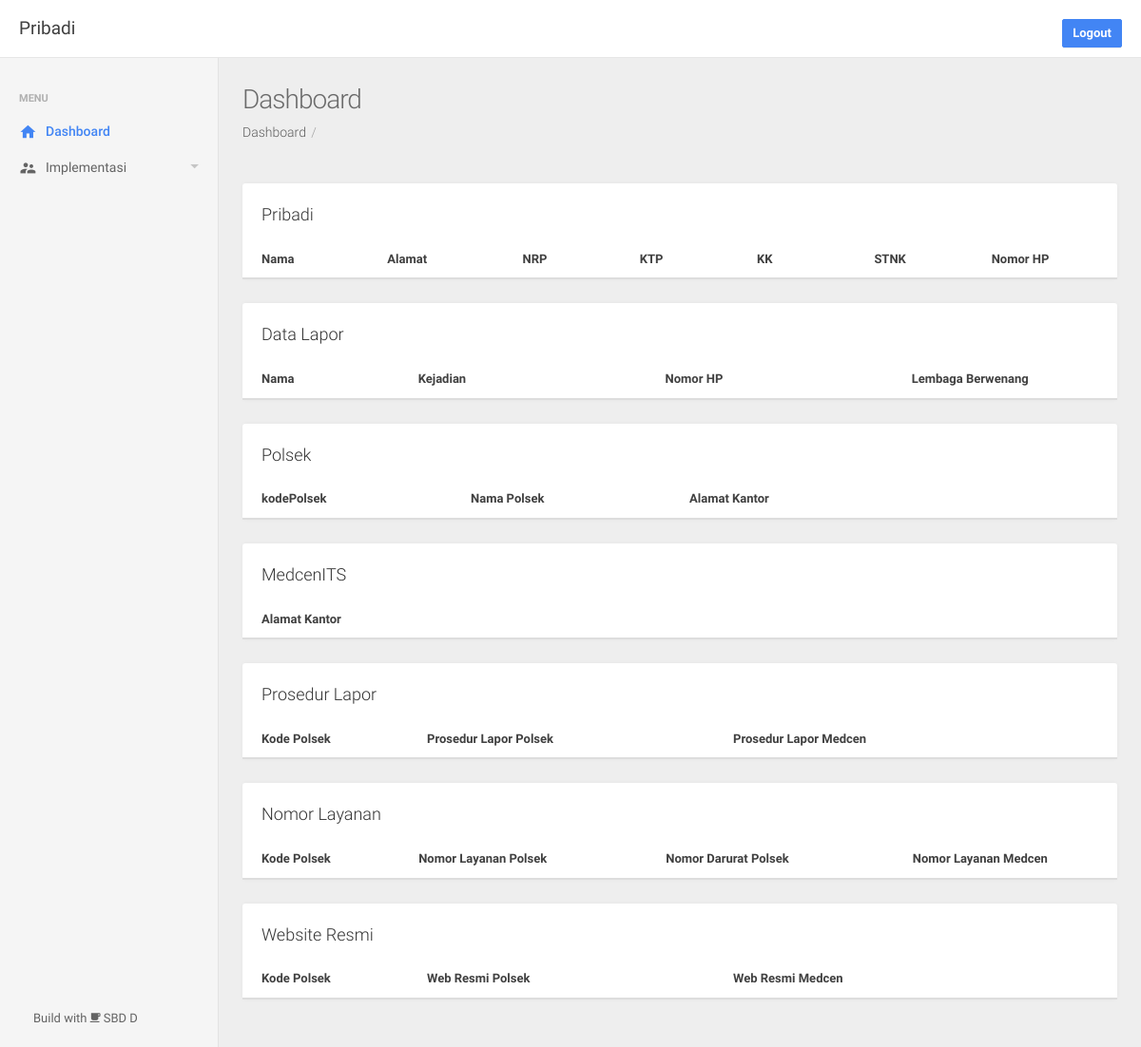
Page /dashboard (signed in) on the earlier database version.
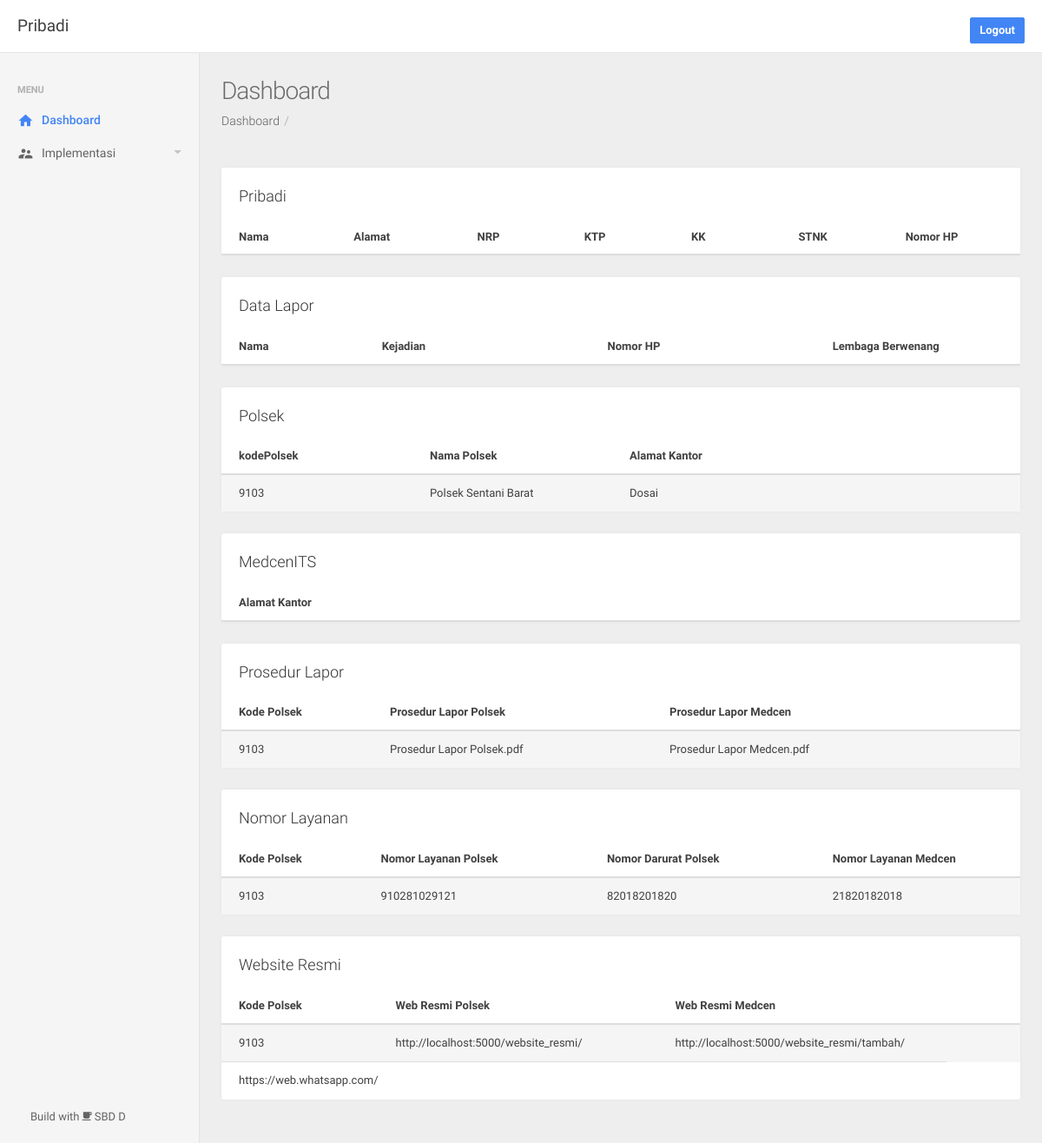
Same page on the later database version.
### app/models.py (models this page shows)
class Polsek(db.Model):
    id = db.Column(db.Integer, primary_key=True)
    kodePolsek = db.Column(db.Integer, unique=False)
    namaPolsek = db.Column(db.String(100))
    alamatKantor = db.Column(db.String(100))

class ProsedurLaporPolsek(db.Model):
    id = db.Column(db.Integer, primary_key=True)
    kodePolsek = db.Column(db.Integer, unique=False)
    ProsedurLaporPolsek = db.Column(db.Text, nullable=True)

class ProsedurLaporMedcen(db.Model):
    id = db.Column(db.Integer, primary_key=True)
    kodePolsek = db.Column(db.Integer, unique=False)
    ProsedurLaporMedcen = db.Column(db.Text, nullable=True)

class NomorLayananPolsek(db.Model):
    id = db.Column(db.Integer, primary_key=True)
    kodePolsek = db.Column(db.Integer, unique=False)
    NomorLayananPolsek = db.Column(db.Integer, nullable=True)
    NomorDaruratPolsek = db.Column(db.Integer, nullable=True)

class NomorLayananMedcen(db.Model):
    id = db.Column(db.Integer, primary_key=True)
    kodePolsek = db.Column(db.Integer, unique=False)
    NomorLayananMedcen = db.Column(db.Integer, nullable=True)

class WebsiteResmiPolsek(db.Model):
    id = db.Column(db.Integer, primary_key=True)
    kodePolsek = db.Column(db.Integer, unique=False)
    WebsiteResmiPolsek = db.Column(db.String(12), nullable=True)

class WebsiteResmiMedcen(db.Model):
    id = db.Column(db.Integer, primary_key=True)
    kodePolsek = db.Column(db.Integer, unique=False)
    WebsiteResmiMedcen = db.Column(db.String(12), nullable=True)

### app/routes.py (the view)
@app.route('/dashboard')
@login_required
def home():
    return render_template('index.html', title='Dashboard', menu='dashboard',
    data=Pribadi.query.all(), data2=Polsek.query.all(), data3=Medcen.query.all(), data4a=ProsedurLaporPolsek.query.all(),
    data4b=ProsedurLaporMedcen.query.all(), data5a=NomorLayananPolsek.query.all(), data5b=NomorLayananMedcen.query.all(),
    data6a=WebsiteResmiPolsek.query.all(),data6b=WebsiteResmiMedcen.query.all(), data7=DataLapor.query.all())

### app/models.py (called while the page is built)
@login_manager.user_loader
def load_user(user_id):
    return User.query.get(int(user_id))

### app/templates/index.html (shortened to what this page needs)
{% extends 'layout.html' %}
{% block content %}
{% include 'snippets/pribadi.html' %}
{% include 'snippets/lapor.html' %}
{% include 'snippets/polsek.html' %}
{% include 'snippets/medcen.html' %}
{% include 'snippets/prosedur.html' %}
{% include 'snippets/layanan.html' %}
{% include 'snippets/webresmi.html' %}
{% endblock content %}

### app/templates/snippets/polsek.html
<div class="row">
    <div class="col-sm-12">
        <div class="panel panel-default panel-table">
            <div class="panel-heading">Polsek&nbsp;&nbsp;&nbsp;
            </div>
            <div class="panel-body">
                <table class="table table-striped table-hover">
                    <thead>
                        <tr>
                            <th style="width:25%;">kodePolsek</th>
                            <th style="width:25%;">Nama Polsek</th>
                            <th style="width:25%;">Alamat Kantor</th>
                            <th></th>
                            <th></th>
                        </tr>
                    </thead>
                    <tbody>
                        {% for row in data2 %}
                          <tr>
                              <td>{{row.kodePolsek}}</td>
                              <td>{{row.namaPolsek}}</td>
                              <td>{{row.alamatKantor}}</td>
                              <td></td>
                              <td></td>
                          </tr>
                        {% endfor %}
                    </tbody>
                </table>
            </div>
        </div>
    </div>
  </div>

### app/templates/snippets/prosedur.html
<div class="row">
    <div class="col-sm-12">
        <div class="panel panel-default panel-table">
            <div class="panel-heading">Prosedur Lapor&nbsp;&nbsp;&nbsp;
            </div>
            <div class="panel-body">
                <table class="table table-striped table-hover">
                    <thead>
                        <tr>
                          <th style="width:20%;">Kode Polsek</th>
                          <th style="width:35%;">Prosedur Lapor Polsek</th>
                          <th style="width:35%;">Prosedur Lapor Medcen</th>
                          <th></th>
                          <th></th>
                        </tr>
                    </thead>
                    <tbody>
                        {% for row in data4a %}
                        <tr>
                            <td>{{row.kodePolsek}}</td>
                            <td>{{row.ProsedurLaporPolsek}}</td>
                        {% endfor %}
                        {% for row1 in data4b %}
                            <td>{{row1.ProsedurLaporMedcen}}</td>
                            <td></td>
                            <td></td>
                        </tr>
                        {% endfor %}
                    </tbody>
                </table>
            </div>
        </div>
    </div>
</div>

### app/templates/snippets/layanan.html
<div class="row">
    <div class="col-sm-12">
        <div class="panel panel-default panel-table">
            <div class="panel-heading">Nomor Layanan&nbsp;&nbsp;&nbsp;
            </div>
            <div class="panel-body">
                <table class="table table-striped table-hover">
                    <thead>
                        <tr>
                          <th style="width:20%;">Kode Polsek</th>
                          <th style="width:30%;">Nomor Layanan Polsek</th>
                          <th style="width:30%;">Nomor Darurat Polsek</th>
                          <th style="width:30%;">Nomor Layanan Medcen</th>
                          <th></th>
                          <th></th>
                        </tr>
                    </thead>
                    <tbody>
                      {% for row in data5a %}
                      <tr>
                        <td>{{row.kodePolsek}}</td>
                        <td>{{row.NomorLayananPolsek}}</td>
                        <td>{{row.NomorDaruratPolsek}}</td>
                      {% endfor %}
                      {% for row1 in data5b %}
                        <td>{{row1.NomorLayananMedcen}}</td>
                        <td></td>
                        <td></td>
                      </tr>
                      {% endfor %}
                    </tbody>
                </table>
            </div>
        </div>
    </div>
  </div>

### app/templates/snippets/webresmi.html
<div class="row">
    <div class="col-sm-12">
        <div class="panel panel-default panel-table">
            <div class="panel-heading">Website Resmi&nbsp;&nbsp;&nbsp;
            </div>
            <div class="panel-body">
                <table class="table table-striped table-hover">
                    <thead>
                        <tr>
                          <th style="width:20%;">Kode Polsek</th>
                          <th style="width:35%;">Web Resmi Polsek</th>
                          <th style="width:35%;">Web Resmi Medcen</th>
                          <th></th>
                          <th></th>
                        </tr>
                    </thead>
                    <tbody>
                        {% for row in data6a %}
                          <tr>
                            <td>{{row.kodePolsek}}</td>
                            <td>{{row.WebsiteResmiPolsek}}</td>
                        {% endfor %}
                        {% for row1 in data6b %}
                            <td>{{row1.WebsiteResmiMedcen}}</td>
                            <td></td>
                            <td></td>
                          </tr>
                        {% endfor %}
                    </tbody>
                </table>
            </div>
        </div>
    </div>
  </div>

Differences in the rows shown:
added Polsek: kodePolsek "9103", namaPolsek "Polsek Sentani Barat", alamatKantor "Dosai"
added ProsedurLaporPolsek: kodePolsek "9103", ProsedurLaporPolsek "Prosedur Lapor Polsek.pdf"
added ProsedurLaporMedcen: ProsedurLaporMedcen "Prosedur Lapor Medcen.pdf"
added NomorLayananPolsek: kodePolsek "9103", NomorLayananPolsek "910281029121", NomorDaruratPolsek "82018201820"
added NomorLayananMedcen: NomorLayananMedcen "21820182018"
added WebsiteResmiPolsek: kodePolsek "9103", WebsiteResmiPolsek "http://localhost:5000/website_resmi/"
added WebsiteResmiMedcen: WebsiteResmiMedcen "http://localhost:5000/website_resmi/tambah/"
added WebsiteResmiMedcen: WebsiteResmiMedcen "https://web.whatsapp.com/"
